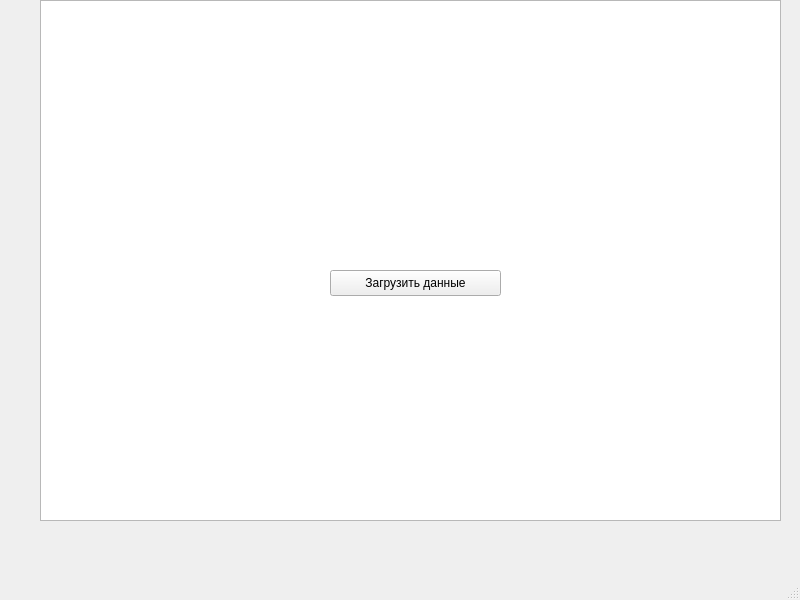
<?xml version="1.0" encoding="UTF-8"?>
<ui version="4.0">
 <class>MainWindow</class>
 <widget class="QMainWindow" name="MainWindow">
  <property name="geometry">
   <rect>
    <x>0</x>
    <y>0</y>
    <width>800</width>
    <height>600</height>
   </rect>
  </property>
  <property name="windowTitle">
   <string>MainWindow</string>
  </property>
  <widget class="QWidget" name="centralwidget">
   <widget class="QTableWidget" name="tableWidget">
    <property name="geometry">
     <rect>
      <x>40</x>
      <y>0</y>
      <width>741</width>
      <height>521</height>
     </rect>
    </property>
   </widget>
   <widget class="QPushButton" name="loadButton">
    <property name="geometry">
     <rect>
      <x>330</x>
      <y>270</y>
      <width>171</width>
      <height>26</height>
     </rect>
    </property>
    <property name="text">
     <string>Загрузить данные</string>
    </property>
   </widget>
  </widget>
  <widget class="QMenuBar" name="menubar">
   <property name="geometry">
    <rect>
     <x>0</x>
     <y>0</y>
     <width>800</width>
     <height>23</height>
    </rect>
   </property>
  </widget>
  <widget class="QStatusBar" name="statusbar"/>
 </widget>
 <resources/>
 <connections/>
</ui>
